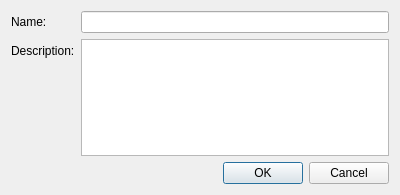
<?xml version="1.0" encoding="UTF-8"?>
<ui version="4.0">
 <class>FolderDialog</class>
 <widget class="QDialog" name="FolderDialog">
  <property name="geometry">
   <rect>
    <x>0</x>
    <y>0</y>
    <width>400</width>
    <height>195</height>
   </rect>
  </property>
  <property name="windowTitle">
   <string>Dialog</string>
  </property>
  <layout class="QVBoxLayout" name="verticalLayout">
   <item>
    <layout class="QFormLayout" name="formLayout">
     <item row="0" column="0">
      <widget class="QLabel" name="label">
       <property name="text">
        <string>Name:</string>
       </property>
      </widget>
     </item>
     <item row="0" column="1">
      <widget class="QLineEdit" name="name"/>
     </item>
     <item row="1" column="0">
      <widget class="QLabel" name="label_2">
       <property name="text">
        <string>Description:</string>
       </property>
      </widget>
     </item>
     <item row="1" column="1">
      <widget class="QPlainTextEdit" name="description"/>
     </item>
    </layout>
   </item>
   <item>
    <widget class="QDialogButtonBox" name="buttonBox">
     <property name="orientation">
      <enum>Qt::Horizontal</enum>
     </property>
     <property name="standardButtons">
      <set>QDialogButtonBox::Cancel|QDialogButtonBox::Ok</set>
     </property>
    </widget>
   </item>
  </layout>
 </widget>
 <resources/>
 <connections>
  <connection>
   <sender>buttonBox</sender>
   <signal>accepted()</signal>
   <receiver>FolderDialog</receiver>
   <slot>accept()</slot>
   <hints>
    <hint type="sourcelabel">
     <x>248</x>
     <y>254</y>
    </hint>
    <hint type="destinationlabel">
     <x>157</x>
     <y>274</y>
    </hint>
   </hints>
  </connection>
  <connection>
   <sender>buttonBox</sender>
   <signal>rejected()</signal>
   <receiver>FolderDialog</receiver>
   <slot>reject()</slot>
   <hints>
    <hint type="sourcelabel">
     <x>316</x>
     <y>260</y>
    </hint>
    <hint type="destinationlabel">
     <x>286</x>
     <y>274</y>
    </hint>
   </hints>
  </connection>
 </connections>
</ui>
